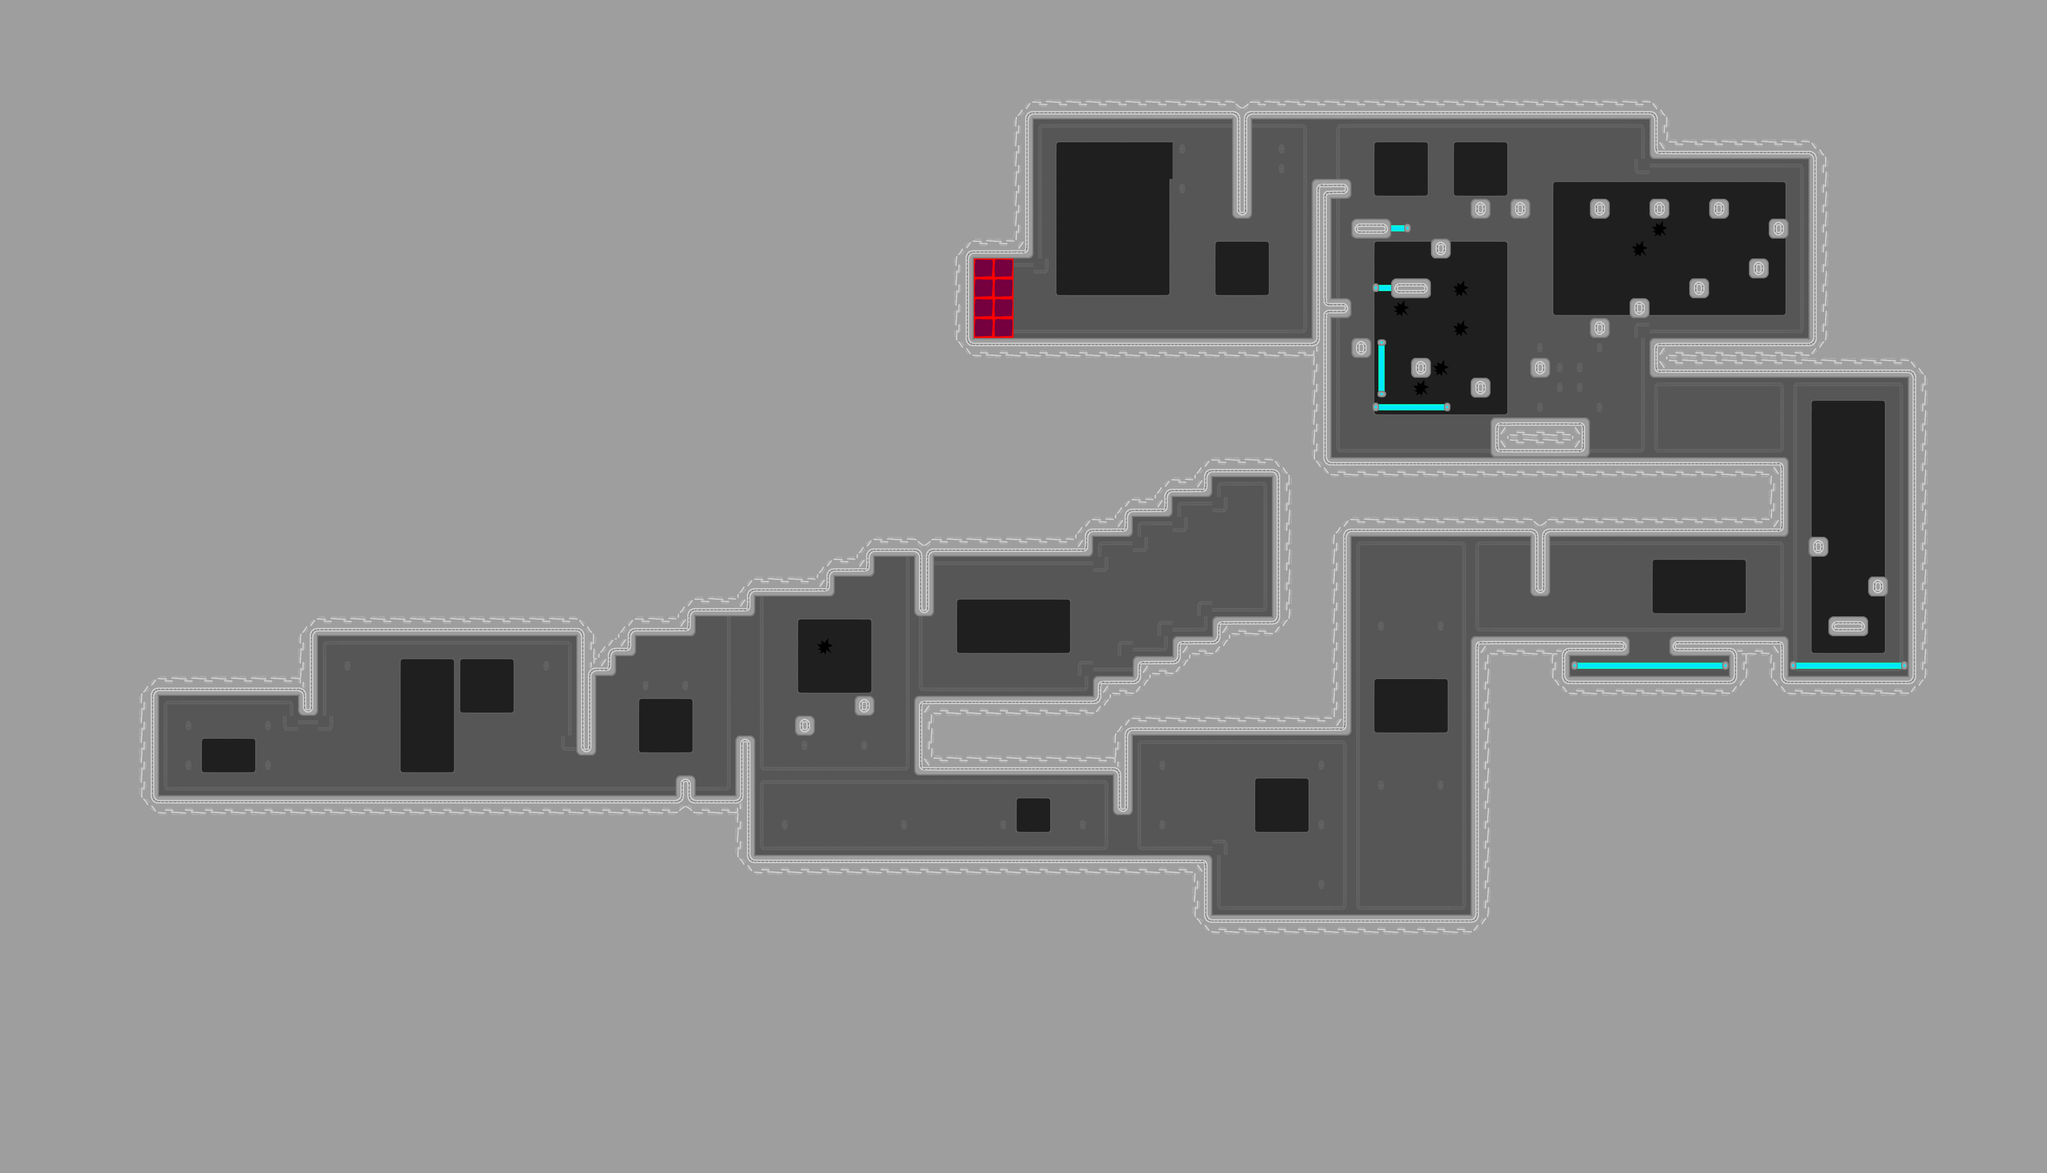

Rendered tile map (Tiled .tmx) drawn with the repository's tilesets; below, a short description and the map source with its tile grids summarised:
An orthogonal 103x59 tile map with 64x64 px tiles, 3 tile layers (background, lasers, walls) and 103 objects.

<map version="1.10" tiledversion="2026.01.10" orientation="orthogonal" renderorder="right-down" width="103" height="59" tilewidth="64" tileheight="64" infinite="0" nextlayerid="10" nextobjectid="274">
 <tileset firstgid="1" source="alien.tsx" />
 <layer id="2" name="background" width="103" height="59">
  <data>[6077 cells, 1443 non-empty, 20 distinct tile ids]</data>
 </layer>
 <objectgroup id="5" name="displays">
  <object id="147" gid="76" x="3840" y="1024" width="320" height="192">
   <properties>
    <property name="race_id" type="int" value="0" />
   </properties>
  </object>
 </objectgroup>
 <objectgroup id="3" name="checkpoints">
  <object id="148" gid="50" x="1856" y="2560" width="64" height="64" />
  <object id="159" gid="50" x="3584" y="2752" width="64" height="64" />
  <object id="166" gid="50" x="4928" y="2048" width="64" height="64" />
 </objectgroup>
 <objectgroup id="4" name="ends">
  <object id="144" gid="40" x="5312" y="1472" width="64" height="64">
   <properties>
    <property name="race_id" type="int" value="0" />
    <property name="type" value="start" />
   </properties>
  </object>
  <object id="145" gid="40" x="4160" y="704" width="64" height="64">
   <properties>
    <property name="race_id" type="int" value="0" />
    <property name="type" value="end" />
   </properties>
  </object>
  <object id="170" gid="40" x="5312" y="1280" width="64" height="64">
   <properties>
    <property name="race_id" type="int" value="0" />
    <property name="type" value="start" />
   </properties>
  </object>
  <object id="171" gid="40" x="5312" y="1344" width="64" height="64">
   <properties>
    <property name="race_id" type="int" value="0" />
    <property name="type" value="start" />
   </properties>
  </object>
  <object id="172" gid="40" x="5312" y="1408" width="64" height="64">
   <properties>
    <property name="race_id" type="int" value="0" />
    <property name="type" value="start" />
   </properties>
  </object>
  <object id="175" gid="40" x="4096" y="704" width="64" height="64">
   <properties>
    <property name="race_id" type="int" value="0" />
    <property name="type" value="end" />
   </properties>
  </object>
  <object id="176" gid="40" x="4032" y="704" width="64" height="64">
   <properties>
    <property name="race_id" type="int" value="0" />
    <property name="type" value="end" />
   </properties>
  </object>
 </objectgroup>
 <objectgroup id="8" name="platforms">
  <object id="161" gid="32" x="3904" y="2816" width="192" height="64">
   <properties>
    <property name="boundary_bottom" type="float" value="0" />
    <property name="boundary_left" type="float" value="0" />
    <property name="boundary_right" type="float" value="4" />
    <property name="boundary_top" type="float" value="0" />
    <property name="change_x" type="float" value="2" />
    <property name="change_y" type="float" value="0" />
   </properties>
  </object>
  <object id="162" gid="32" x="4416" y="2816" width="256" height="64">
   <properties>
    <property name="boundary_bottom" type="float" value="0" />
    <property name="boundary_left" type="float" value="0" />
    <property name="boundary_right" type="float" value="0" />
    <property name="boundary_top" type="float" value="11" />
    <property name="change_x" type="float" value="0" />
    <property name="change_y" type="float" value="3" />
   </properties>
  </object>
  <object id="167" gid="32" x="5696" y="1664" width="64" height="64">
   <properties>
    <property name="boundary_bottom" type="float" value="0" />
    <property name="boundary_left" type="float" value="0" />
    <property name="boundary_right" type="float" value="1" />
    <property name="boundary_top" type="float" value="0" />
    <property name="change_x" type="float" value="2" />
    <property name="change_y" type="float" value="0" />
   </properties>
  </object>
  <object id="188" gid="32" x="5376" y="512" width="64" height="192">
   <properties>
    <property name="boundary_bottom" type="float" value="-4" />
    <property name="boundary_left" type="float" value="0" />
    <property name="boundary_right" type="float" value="0" />
    <property name="boundary_top" type="float" value="0" />
    <property name="change_x" type="float" value="2" />
    <property name="change_y" type="float" value="0" />
   </properties>
  </object>
  <object id="189" gid="32" x="4992" y="512" width="64" height="192">
   <properties>
    <property name="boundary_bottom" type="float" value="-4" />
    <property name="boundary_left" type="float" value="0" />
    <property name="boundary_right" type="float" value="0" />
    <property name="boundary_top" type="float" value="0" />
    <property name="change_x" type="float" value="2" />
    <property name="change_y" type="float" value="0" />
   </properties>
  </object>
 </objectgroup>
 <layer id="6" name="lasers" width="103" height="59">
  <data>[6077 cells, 24 non-empty, 6 distinct tile ids]</data>
 </layer>
 <layer id="1" name="walls" width="103" height="59">
  <data>[6077 cells, 4728 non-empty, 30 distinct tile ids]</data>
 </layer>
 <objectgroup id="7" name="collisions" opacity="0.24">
  <object id="191" gid="100" x="384" y="3008" width="1984" height="448" />
  <object id="192" gid="100" x="384" y="2240" width="576" height="128" />
  <object id="193" gid="100" x="896" y="2048" width="1024" height="128" />
  <object id="194" gid="100" x="384" y="2560" width="128" height="320" />
  <object id="195" gid="100" x="896" y="2112" width="64" height="64" />
  <object id="196" gid="100" x="1856" y="2432" width="64" height="384" />
  <object id="197" gid="100" x="2176" y="2560" width="64" height="64" />
  <object id="198" gid="100" x="960" y="2304" width="64" height="256" />
  <object id="199" gid="100" x="1920" y="2176" width="64" height="128" />
  <object id="200" gid="100" x="1984" y="2048" width="256" height="64" />
  <object id="203" gid="100" x="2624" y="1856" width="192" height="64" />
  <object id="206" gid="100" x="2368" y="1920" width="320" height="64" />
  <object id="207" gid="100" x="2176" y="1984" width="256" height="64" />
  <object id="208" gid="100" x="1984" y="2112" width="64" height="64" />
  <object id="209" gid="100" x="2752" y="1792" width="768" height="192" />
  <object id="210" gid="100" x="3520" y="1728" width="128" height="192" />
  <object id="211" gid="100" x="3648" y="1664" width="128" height="128" />
  <object id="212" gid="100" x="3776" y="1600" width="128" height="64" />
  <object id="214" gid="100" x="4096" y="2048" width="64" height="512" />
  <object id="215" gid="100" x="3904" y="2048" width="192" height="64" />
  <object id="216" gid="100" x="3776" y="2112" width="192" height="64" />
  <object id="217" gid="100" x="3648" y="2176" width="192" height="64" />
  <object id="218" gid="100" x="3520" y="2240" width="192" height="64" />
  <object id="219" gid="100" x="2944" y="2496" width="640" height="256" />
  <object id="220" gid="100" x="2944" y="1984" width="64" height="192" />
  <object id="221" gid="100" x="2368" y="2752" width="64" height="384" />
  <object id="223" gid="100" x="2368" y="2944" width="1536" height="192" />
  <object id="225" gid="100" x="3584" y="2368" width="640" height="128" />
  <object id="226" gid="100" x="4224" y="2368" width="128" height="640" />
  <object id="227" gid="100" x="3584" y="2624" width="64" height="256" />
  <object id="228" gid="100" x="3712" y="3136" width="1344" height="192" />
  <object id="229" gid="100" x="4736" y="2944" width="320" height="832" />
  <object id="230" gid="100" x="4224" y="1728" width="1536" height="256" />
  <object id="231" gid="100" x="4928" y="1920" width="64" height="192" />
  <object id="232" gid="100" x="5056" y="2496" width="1280" height="320" />
  <object id="234" gid="100" x="4736" y="2112" width="512" height="64" />
  </objectgroup>
 <objectgroup id="9" name="special">
  <!-- 14 objects omitted --></objectgroup>
</map>
<!-- 51 of 103 objects omitted -->
